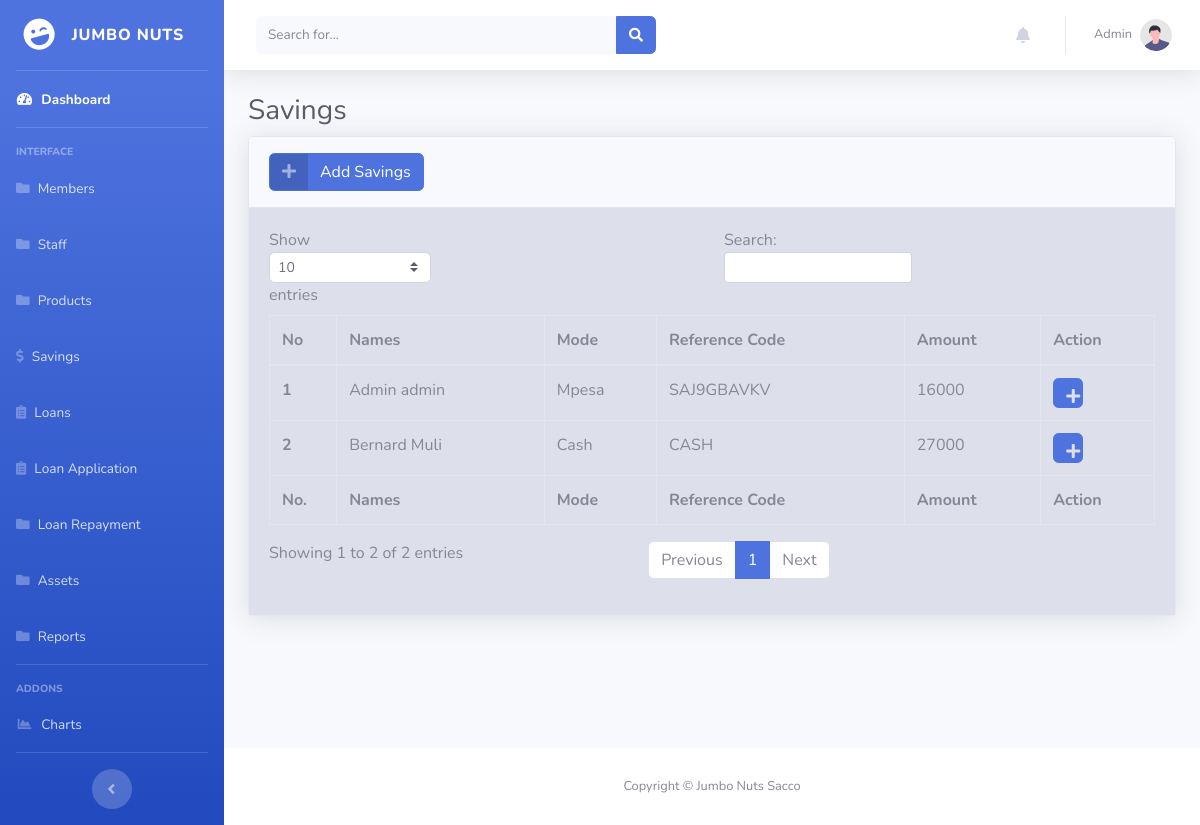
Page /savings.php (signed in) on the committed database.
### tables this page shows
CREATE TABLE `savings` (
  `id` int(11) NOT NULL,
  `Names` varchar(255) NOT NULL,
  `Mode` varchar(100) NOT NULL,
  `Reference` varchar(255) NOT NULL,
  `Amount` int(11) NOT NULL,
  `Date` timestamp NOT NULL DEFAULT current_timestamp() ON UPDATE current_timestamp()
);

### savings.php (the view, shortened to what this page needs)
<?php
include("sidebar.php");
include('./includes/connection.php');
?>
<div class="container-fluid">
    <h1 class="h3 mb-2 text-gray-800">Savings</h1>
    <div class="card shadow mb-4">
        <div class="card-header py-3">
            <a href="add_savings.php" class="btn btn-primary btn-icon-split">
                <span class="icon text-white-50">
                    <i class="fas fa-plus"></i>
                </span>
                <span class="text">Add Savings</span>
            </a>
        </div>
        <div class="card-body bg-gray-300">
            <div class="table-responsive">
                <table class="table table-bordered" id="dataTable" width="100%" cellspacing="0">
                    <thead>
                        <tr>
                            <th>No</th>
                            <th>Names</th>
                            <th>Mode</th>
                            <th>Reference Code</th>
                            <th>Amount</th>
                            <th>Action</th>
                        </tr>
                    </thead>
                    <tfoot>
                        <tr>
                            <th>No.</th>
                            <th>Names</th>
                            <th>Mode</th>
                            <th>Reference Code</th>
                            <th>Amount</th>
                            <th>Action</th>
                        </tr>
                    </tfoot>
                    <tbody>
                        <?php
                        $sql = 'SELECT * FROM Savings ';
                        $results = mysqli_query($con, $sql);
                        while ($row = mysqli_fetch_assoc($results)) {
                            $id = $row['id'];
                            $Names = $row['Names'];
                            $Mode = $row['Mode'];
                            $Reference = $row['Reference'];
                            $Amount = $row['Amount'];
                            echo '<tr>
                            <th scope="row">' . $id . '</th>
           <td>' . $Names . '</td>
       <td>' . $Mode . '</td>
       <td>' . $Reference . '</td>
       <td>' . $Amount . '</td>
              <td> <button class="btn btn-primary " style=" width:30px; height:30px "><a class="text-light "  href="topup.php?topupid=' . $id . '"><i class="fas fa-plus text-gray-300"></i></a></button>
         </tr>';
                        }
                        ?>
                    </tbody>
                </table>
            </div>
        </div>
    </div>
</div>
</div>
<?php
include("footer.php");
?>
</div>
</div>
</body>
</html>

### rows in the picture
savings: id "1", Names "Admin admin", Mode "Mpesa", Reference "SAJ9GBAVKV", Amount "16000"
savings: id "2", Names "Bernard Muli", Mode "Cash", Reference "CASH", Amount "27000"

### other values in the picture
$_SESSION['Username'] "Admin"
